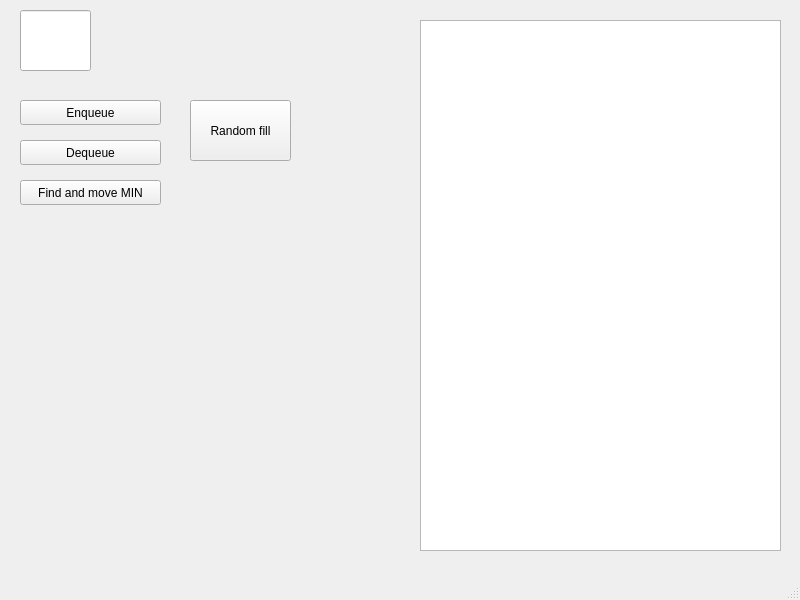
<?xml version="1.0" encoding="UTF-8"?>
<ui version="4.0">
 <class>MainWindow</class>
 <widget class="QMainWindow" name="MainWindow">
  <property name="geometry">
   <rect>
    <x>0</x>
    <y>0</y>
    <width>800</width>
    <height>600</height>
   </rect>
  </property>
  <property name="windowTitle">
   <string>MainWindow</string>
  </property>
  <widget class="QWidget" name="centralwidget">
   <widget class="QLineEdit" name="valueLineEdit">
    <property name="geometry">
     <rect>
      <x>20</x>
      <y>10</y>
      <width>71</width>
      <height>61</height>
     </rect>
    </property>
   </widget>
   <widget class="QPushButton" name="enqueueButton">
    <property name="geometry">
     <rect>
      <x>20</x>
      <y>100</y>
      <width>141</width>
      <height>25</height>
     </rect>
    </property>
    <property name="text">
     <string>Enqueue</string>
    </property>
   </widget>
   <widget class="QPushButton" name="dequeueButton">
    <property name="geometry">
     <rect>
      <x>20</x>
      <y>140</y>
      <width>141</width>
      <height>25</height>
     </rect>
    </property>
    <property name="text">
     <string>Dequeue</string>
    </property>
   </widget>
   <widget class="QPushButton" name="findAndMoveMinButton">
    <property name="geometry">
     <rect>
      <x>20</x>
      <y>180</y>
      <width>141</width>
      <height>25</height>
     </rect>
    </property>
    <property name="text">
     <string>Find and move MIN</string>
    </property>
   </widget>
   <widget class="QListWidget" name="queueListWidget">
    <property name="geometry">
     <rect>
      <x>420</x>
      <y>20</y>
      <width>361</width>
      <height>531</height>
     </rect>
    </property>
   </widget>
   <widget class="QLabel" name="messageLabel">
    <property name="geometry">
     <rect>
      <x>20</x>
      <y>240</y>
      <width>391</width>
      <height>61</height>
     </rect>
    </property>
    <property name="text">
     <string/>
    </property>
   </widget>
   <widget class="QPushButton" name="fillRandomButton">
    <property name="geometry">
     <rect>
      <x>190</x>
      <y>100</y>
      <width>101</width>
      <height>61</height>
     </rect>
    </property>
    <property name="text">
     <string>Random fill</string>
    </property>
   </widget>
  </widget>
  <widget class="QMenuBar" name="menubar">
   <property name="geometry">
    <rect>
     <x>0</x>
     <y>0</y>
     <width>800</width>
     <height>22</height>
    </rect>
   </property>
  </widget>
  <widget class="QStatusBar" name="statusbar"/>
 </widget>
 <resources/>
 <connections/>
</ui>
